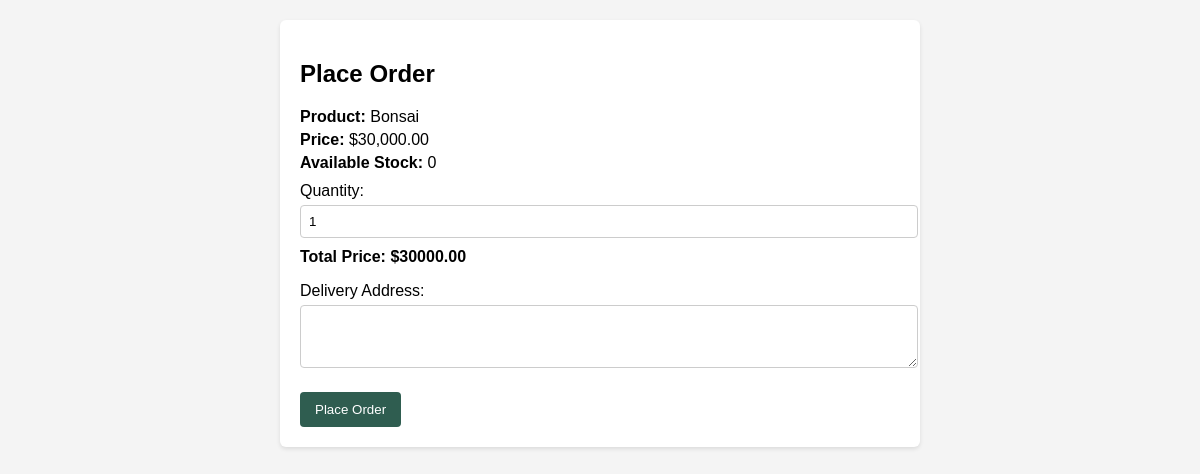
/order.php?productid=18 (signed in), run on the app's committed database.
### tables this page shows
CREATE TABLE `products` (
  `ID` int(11) NOT NULL,
  `Name` varchar(100) NOT NULL,
  `Category` enum('Accessories','Plants') NOT NULL,
  `SubType` varchar(20) NOT NULL,
  `Price` decimal(10,2) NOT NULL,
  `Stock` int(11) DEFAULT 0,
  `Ratings` decimal(3,2) DEFAULT NULL,
  `Details` text DEFAULT NULL
);

### order.php (the view, shortened to what this page needs)
<?php
$conn = new mysqli("localhost", "root", "", "ecogrow");
if ($_SERVER['REQUEST_METHOD'] === 'GET') {
    $product_id = intval($_GET['productid']);
    $stmt = $conn->prepare("SELECT ID, Name, Price, Stock FROM Products WHERE ID = ?");
    $stmt->bind_param("i", $product_id);
    $stmt->execute();
    $result = $stmt->get_result();
    $product = $result->fetch_assoc();
    ?>
    <!DOCTYPE html>
    <html lang="en">
    <head>
    </head>
    <body>
      <div class="order-container">
        <h2>Place Order</h2>
        <div class="order-details">
          <p><strong>Product:</strong> <?php echo htmlspecialchars($product['Name']); ?></p>
          <p><strong>Price:</strong> $<?php echo number_format($product['Price'], 2); ?></p>
          <p><strong>Available Stock:</strong> <?php echo htmlspecialchars($product['Stock']); ?></p>
        </div>
        <form method="post" action="order.php">
          <label for="quantity">Quantity:</label>
          <input type="number" name="quantity" id="quantity" value="1" min="1" max="<?php echo $product['Stock']; ?>" required>
          <p id="totalPrice">Total Price: $<?php echo number_format($product['Price'], 2); ?></p>
          <label for="address">Delivery Address:</label>
          <textarea name="address" id="address" rows="3" required></textarea>
          <input type="submit" value="Place Order">
        </form>
      </div>
    </body>
    </html>
    <?php
}
?>

### order.php (style rules this page uses)
body { font-family: Arial, sans-serif; margin: 20px; background-color: #f4f4f4; }
.order-container { background-color: #fff; padding: 20px; border-radius: 6px; max-width: 600px; margin: 0 auto; box-shadow: 0 2px 4px rgba(0,0,0,0.1); }
.order-container h2 { margin-bottom: 20px; }
.order-details p { margin: 5px 0; }
form label { display: block; margin-top: 10px; }
form input[type="number"], form textarea { width: 100%; padding: 8px; border: 1px solid #ccc; border-radius: 4px; margin-top: 5px; }
form input[type="submit"] { margin-top: 20px; padding: 10px 15px; border: none; border-radius: 4px; background-color: #2f5d50; color: #fff; cursor: pointer; }
#totalPrice { margin-top: 10px; font-weight: bold; }

### data on the page
products: Name "Bonsai", Price "30,000.00", Stock "0"
